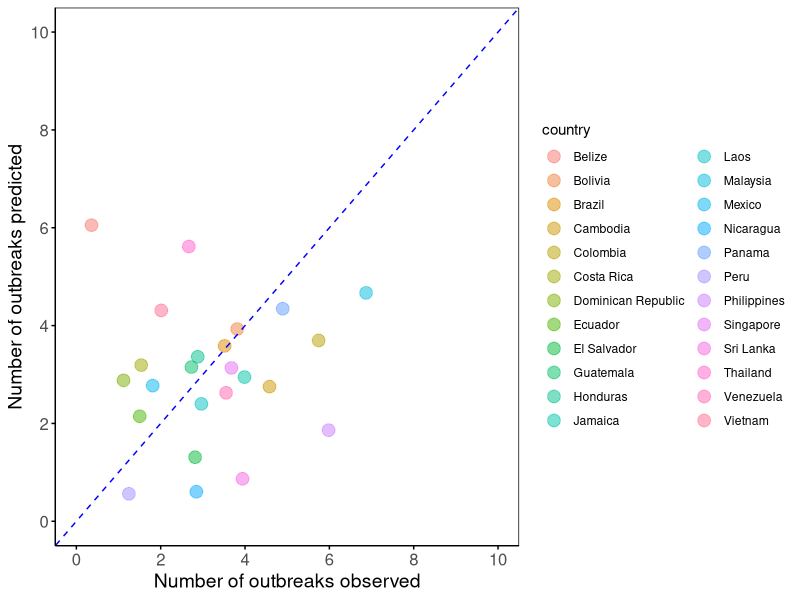
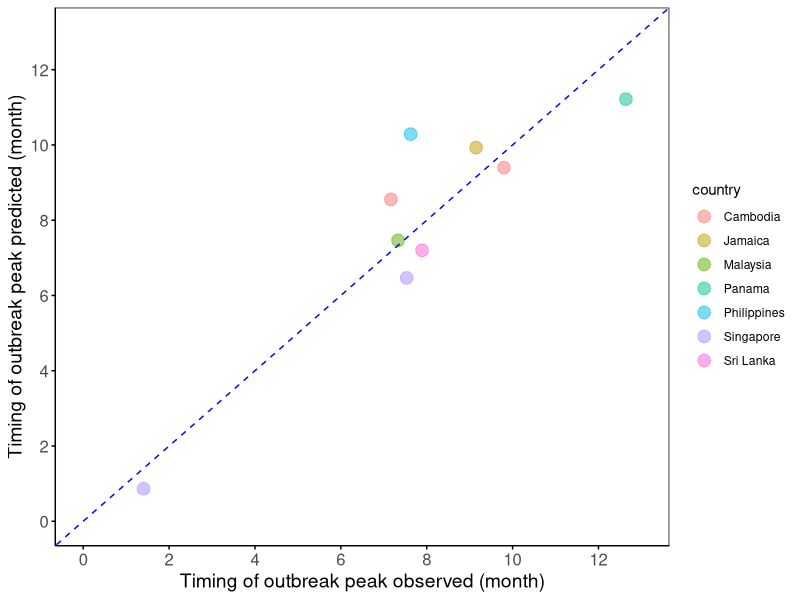
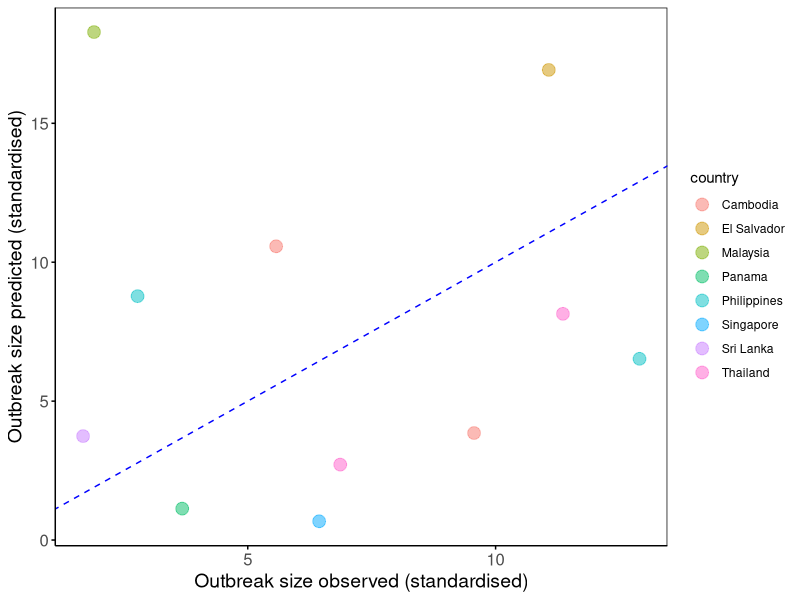

Source code (R) for these figures, in order:
## ---- chunk 1
library(ggplot2)
calculate_r_squared <- function(observed, predicted) {
  summary(lm(predicted ~ observed, data =best_data))$r.squared
}

best_data <- read.csv("02_output/09_FigS20_A.csv")
p1<-ggplot(best_data, aes(x = max_outbreak_obs, y = max_outbreak_pre, color = country)) +
    geom_point(position = position_jitter(width = 1, height = 0.5), size = 4, alpha = 0.5) +
    geom_abline(intercept = 0, slope = 1, linetype = "dashed", color = "blue") +
    labs(x = "Number of outbreaks observed", y = "Number of outbreaks predicted") +
    theme_minimal() +
    theme(
        panel.grid = element_blank(), 
        panel.background = element_rect(fill = "white"),  
        axis.title = element_text(size = 14),  
        axis.text = element_text(size = 12),   
        axis.ticks = element_line(size = 0.5),  
        axis.line = element_line(size = 0.5)    
    ) +
    scale_x_continuous(limits = c(0, 10), breaks = seq(0, 10, by = 2)) +  
    scale_y_continuous(limits = c(0, 10), breaks = seq(0, 10, by = 2))
r_squared_outbreaks <- calculate_r_squared(best_data$max_outbreak_obs, best_data$max_outbreak_pre)
cat("R-squared for Outbreaks: ", r_squared_outbreaks, "\n")

best_data <- read.csv("02_output/10_FigS20_B.csv")
p2<-ggplot(best_data, aes(x = peak_months_obs, y = peak_months_pre, color = country)) +
  #
  # The function position_jitter adds random noise to this plot, making it easier to read.
  # Here we jittered data points to reveal overlapping points. 
  #
  geom_point(position = position_jitter(width = 1, height = 0.5), size = 4, alpha = 0.5) + 
  geom_abline(intercept = 0, slope = 1, linetype = "dashed", color = "blue") +
  labs(x = "Timing of outbreak peak observed (month)", y = "Timing of outbreak peak predicted (month)") +
  theme_minimal() +
  theme(
    panel.grid = element_blank(),  
    panel.background = element_rect(fill = "white"),  
    axis.title = element_text(size = 14),  
    axis.text = element_text(size = 12),   
    axis.ticks = element_line(size = 0.5),  
    axis.line = element_line(size = 0.5)    
  ) +
  scale_x_continuous(limits = c(0, 13), breaks = seq(0, 12, by = 2)) +  
  scale_y_continuous(limits = c(0, 13), breaks = seq(0, 12, by = 2))
# r2
r_squared_peak_months <- calculate_r_squared(best_data$peak_months_obs, best_data$peak_months_pre)
cat("R-squared for Outbreak peak months: ", r_squared_peak_months, "\n")


best_data <- read.csv("02_output/11_FigS20_C.csv")
p3<-ggplot(best_data, aes(x = outbreak_size_obs, y = outbreak_size_pre, color = country)) +
    geom_point(position = position_jitter(width = 1, height = 0.5), size = 4, alpha = 0.5) + 
    geom_abline(intercept = 0, slope = 1, linetype = "dashed", color = "blue") +
    labs(x = "Outbreak size observed (standardised)", y = "Outbreak size predicted (standardised)") +
    theme_minimal() +
    theme(
        panel.grid = element_blank(),  
        panel.background = element_rect(fill = "white"),  
        axis.title = element_text(size = 14),  
        axis.text = element_text(size = 12),   
        axis.ticks = element_line(size = 0.5), 
        axis.line = element_line(size = 0.5)    
    ) 
r_squared_outbreak_size <- calculate_r_squared(best_data$outbreak_size_obs, best_data$outbreak_size_pre)
cat("R-squared for Outbreak Size: ", r_squared_outbreak_size, "\n")

ggsave("02_output/FigS20_A_Number of outbreaks_withoutiobw.pdf", p1, width = 8, height = 6)
ggsave("02_output/FigS20_B_Timing of outbreak peak_withoutiobw.pdf", p2, width = 8, height = 6)
ggsave("02_output/FigS20_C_Outbreak size_withoutiobw.pdf", p3, width = 8, height = 6)

